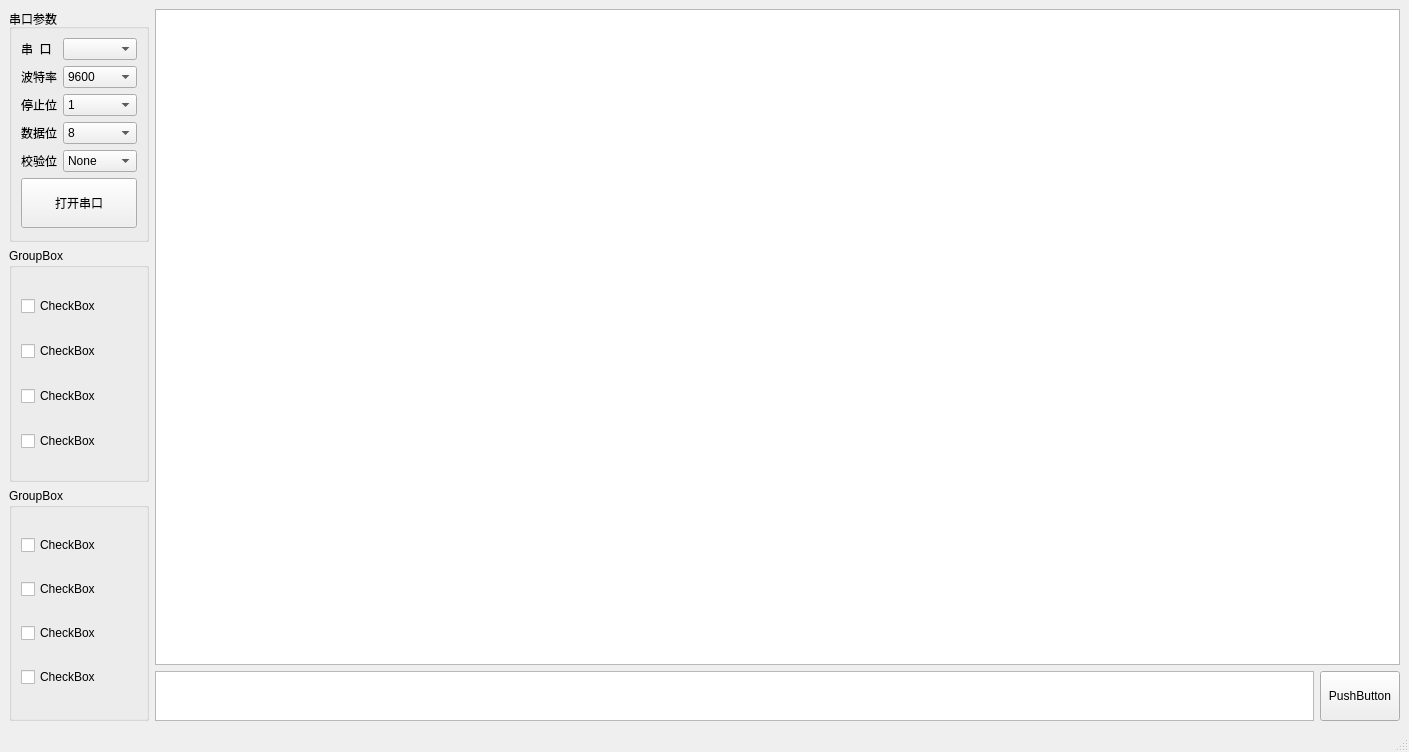
<?xml version="1.0" encoding="UTF-8"?>
<ui version="4.0">
 <class>Gui</class>
 <widget class="QMainWindow" name="Gui">
  <property name="geometry">
   <rect>
    <x>0</x>
    <y>0</y>
    <width>1409</width>
    <height>752</height>
   </rect>
  </property>
  <property name="windowTitle">
   <string>MainWindow</string>
  </property>
  <widget class="QWidget" name="centralwidget">
   <layout class="QVBoxLayout" name="verticalLayout_6">
    <item>
     <layout class="QHBoxLayout" name="horizontalLayout_8">
      <item>
       <layout class="QVBoxLayout" name="verticalLayout_4">
        <item>
         <widget class="QGroupBox" name="groupBox">
          <property name="title">
           <string>串口参数</string>
          </property>
          <layout class="QVBoxLayout" name="verticalLayout">
           <item>
            <layout class="QHBoxLayout" name="horizontalLayout">
             <item alignment="Qt::AlignLeft">
              <widget class="QLabel" name="label">
               <property name="text">
                <string>串  口</string>
               </property>
              </widget>
             </item>
             <item>
              <widget class="QComboBox" name="serialPortComboBox">
               <property name="minimumSize">
                <size>
                 <width>74</width>
                 <height>0</height>
                </size>
               </property>
              </widget>
             </item>
            </layout>
           </item>
           <item>
            <layout class="QHBoxLayout" name="horizontalLayout_2">
             <item>
              <widget class="QLabel" name="label_2">
               <property name="text">
                <string>波特率</string>
               </property>
              </widget>
             </item>
             <item>
              <widget class="QComboBox" name="buadRateComboBox">
               <property name="minimumSize">
                <size>
                 <width>74</width>
                 <height>0</height>
                </size>
               </property>
               <item>
                <property name="text">
                 <string>9600</string>
                </property>
               </item>
               <item>
                <property name="text">
                 <string>19200</string>
                </property>
               </item>
               <item>
                <property name="text">
                 <string>115200</string>
                </property>
               </item>
              </widget>
             </item>
            </layout>
           </item>
           <item>
            <layout class="QHBoxLayout" name="horizontalLayout_5">
             <item>
              <widget class="QLabel" name="label_3">
               <property name="text">
                <string>停止位</string>
               </property>
              </widget>
             </item>
             <item>
              <widget class="QComboBox" name="stopBitsComboBox">
               <property name="minimumSize">
                <size>
                 <width>74</width>
                 <height>0</height>
                </size>
               </property>
               <item>
                <property name="text">
                 <string>1</string>
                </property>
               </item>
               <item>
                <property name="text">
                 <string>1.5</string>
                </property>
               </item>
               <item>
                <property name="text">
                 <string>2</string>
                </property>
               </item>
              </widget>
             </item>
            </layout>
           </item>
           <item>
            <layout class="QHBoxLayout" name="horizontalLayout_6">
             <item>
              <widget class="QLabel" name="label_4">
               <property name="text">
                <string>数据位</string>
               </property>
              </widget>
             </item>
             <item>
              <widget class="QComboBox" name="dataBitsComboBox">
               <property name="minimumSize">
                <size>
                 <width>74</width>
                 <height>0</height>
                </size>
               </property>
               <item>
                <property name="text">
                 <string>8</string>
                </property>
               </item>
               <item>
                <property name="text">
                 <string>7</string>
                </property>
               </item>
               <item>
                <property name="text">
                 <string>6</string>
                </property>
               </item>
               <item>
                <property name="text">
                 <string>5</string>
                </property>
               </item>
              </widget>
             </item>
            </layout>
           </item>
           <item>
            <layout class="QHBoxLayout" name="horizontalLayout_4">
             <item>
              <widget class="QLabel" name="label_5">
               <property name="text">
                <string>校验位</string>
               </property>
              </widget>
             </item>
             <item>
              <widget class="QComboBox" name="parityComboBox">
               <property name="minimumSize">
                <size>
                 <width>74</width>
                 <height>0</height>
                </size>
               </property>
               <item>
                <property name="text">
                 <string>None</string>
                </property>
               </item>
               <item>
                <property name="text">
                 <string>Even</string>
                </property>
               </item>
               <item>
                <property name="text">
                 <string>Odd</string>
                </property>
               </item>
              </widget>
             </item>
            </layout>
           </item>
           <item>
            <widget class="QPushButton" name="serialPortPushButton">
             <property name="minimumSize">
              <size>
               <width>0</width>
               <height>50</height>
              </size>
             </property>
             <property name="autoFillBackground">
              <bool>true</bool>
             </property>
             <property name="text">
              <string>打开串口</string>
             </property>
            </widget>
           </item>
          </layout>
         </widget>
        </item>
        <item>
         <widget class="QGroupBox" name="groupBox_2">
          <property name="title">
           <string>GroupBox</string>
          </property>
          <layout class="QVBoxLayout" name="verticalLayout_2">
           <item>
            <widget class="QCheckBox" name="checkBox">
             <property name="text">
              <string>CheckBox</string>
             </property>
            </widget>
           </item>
           <item>
            <widget class="QCheckBox" name="checkBox_2">
             <property name="text">
              <string>CheckBox</string>
             </property>
            </widget>
           </item>
           <item>
            <widget class="QCheckBox" name="checkBox_3">
             <property name="text">
              <string>CheckBox</string>
             </property>
            </widget>
           </item>
           <item>
            <widget class="QCheckBox" name="checkBox_4">
             <property name="text">
              <string>CheckBox</string>
             </property>
            </widget>
           </item>
          </layout>
         </widget>
        </item>
        <item>
         <widget class="QGroupBox" name="groupBox_3">
          <property name="title">
           <string>GroupBox</string>
          </property>
          <layout class="QVBoxLayout" name="verticalLayout_3">
           <item>
            <widget class="QCheckBox" name="checkBox_5">
             <property name="text">
              <string>CheckBox</string>
             </property>
            </widget>
           </item>
           <item>
            <widget class="QCheckBox" name="checkBox_6">
             <property name="text">
              <string>CheckBox</string>
             </property>
            </widget>
           </item>
           <item>
            <widget class="QCheckBox" name="checkBox_7">
             <property name="text">
              <string>CheckBox</string>
             </property>
            </widget>
           </item>
           <item>
            <widget class="QCheckBox" name="checkBox_8">
             <property name="text">
              <string>CheckBox</string>
             </property>
            </widget>
           </item>
          </layout>
         </widget>
        </item>
       </layout>
      </item>
      <item>
       <layout class="QVBoxLayout" name="verticalLayout_5">
        <item>
         <widget class="QTextBrowser" name="textBrowser"/>
        </item>
        <item>
         <layout class="QHBoxLayout" name="horizontalLayout_7">
          <item>
           <widget class="QPlainTextEdit" name="sendTextEdit">
            <property name="maximumSize">
             <size>
              <width>16777215</width>
              <height>50</height>
             </size>
            </property>
           </widget>
          </item>
          <item>
           <widget class="QPushButton" name="pushButton_2">
            <property name="minimumSize">
             <size>
              <width>0</width>
              <height>50</height>
             </size>
            </property>
            <property name="text">
             <string>PushButton</string>
            </property>
           </widget>
          </item>
         </layout>
        </item>
       </layout>
      </item>
     </layout>
    </item>
   </layout>
  </widget>
  <widget class="QMenuBar" name="menubar">
   <property name="geometry">
    <rect>
     <x>0</x>
     <y>0</y>
     <width>1409</width>
     <height>17</height>
    </rect>
   </property>
  </widget>
  <widget class="QStatusBar" name="statusbar"/>
 </widget>
 <resources/>
 <connections>
  <connection>
   <sender>pushButton_2</sender>
   <signal>clicked()</signal>
   <receiver>Gui</receiver>
   <slot>close()</slot>
   <hints>
    <hint type="sourcelabel">
     <x>1013</x>
     <y>365</y>
    </hint>
    <hint type="destinationlabel">
     <x>1002</x>
     <y>436</y>
    </hint>
   </hints>
  </connection>
 </connections>
</ui>
